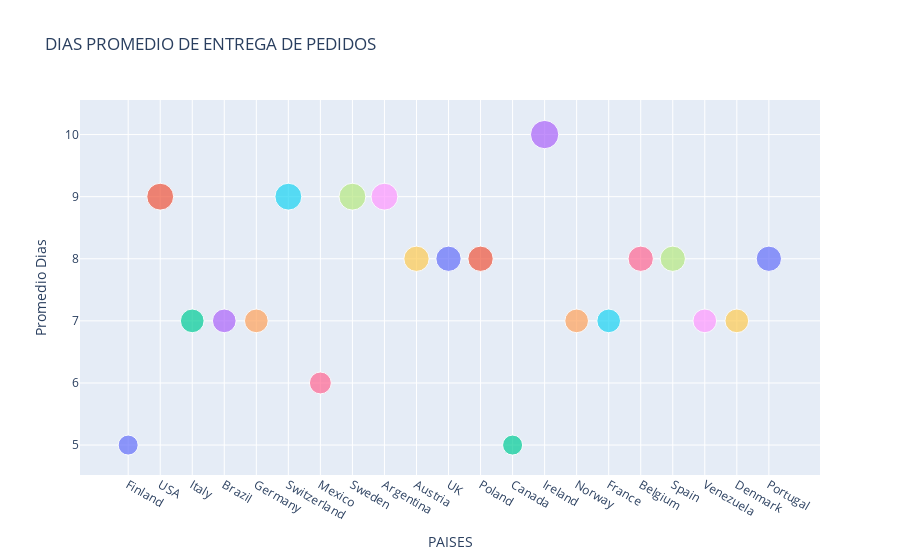

Source (notebook cell):
### Code cell
# 7: Promedio de días entre pedido y entrega por país
sql_query_siete = "SELECT * FROM v_PromedioDiasPedido"
df_siete = dataframe_query(query_sql=sql_query_siete)
# df_siete.head()

bubble_plot = px.scatter(data_frame=df_siete,x="ShipCountry",y="DiferenciaDiasEntrega",
                         color="ShipCountry",size="DiferenciaDiasEntrega",title = "DIAS PROMEDIO DE ENTREGA DE PEDIDOS")
bubble_plot.update_layout(
    showlegend = False,
    yaxis_title = "Promedio Dias",
    xaxis_title = "PAISES",
    hoverlabel =dict(
        bgcolor = "green",
        font_color = "white"
    )
)
bubble_plot.show()

### Figure 1 — Plotly figure (JSON) as saved in the notebook; plotly's stock layout.template omitted (floating-point values rounded to 4 significant figures)
{"data": [{"hovertemplate": "ShipCountry=%{x}<br>DiferenciaDiasEntrega=%{marker.size}<extra></extra>", "legendgroup": "Finland", "marker": {"color": "#636efa", "size": [5], "sizemode": "area", "sizeref": 0.025, "symbol": "circle"}, "mode": "markers", "name": "Finland", "orientation": "v", "showlegend": true, "type": "scatter", "x": ["Finland"], "xaxis": "x", "y": [5], "yaxis": "y"}, {"hovertemplate": "ShipCountry=%{x}<br>DiferenciaDiasEntrega=%{marker.size}<extra></extra>", "legendgroup": "USA", "marker": {"color": "#EF553B", "size": [9], "sizemode": "area", "sizeref": 0.025, "symbol": "circle"}, "mode": "markers", "name": "USA", "orientation": "v", "showlegend": true, "type": "scatter", "x": ["USA"], "xaxis": "x", "y": [9], "yaxis": "y"}, {"hovertemplate": "ShipCountry=%{x}<br>DiferenciaDiasEntrega=%{marker.size}<extra></extra>", "legendgroup": "Italy", "marker": {"color": "#00cc96", "size": [7], "sizemode": "area", "sizeref": 0.025, "symbol": "circle"}, "mode": "markers", "name": "Italy", "orientation": "v", "showlegend": true, "type": "scatter", "x": ["Italy"], "xaxis": "x", "y": [7], "yaxis": "y"}, {"hovertemplate": "ShipCountry=%{x}<br>DiferenciaDiasEntrega=%{marker.size}<extra></extra>", "legendgroup": "Brazil", "marker": {"color": "#ab63fa", "size": [7], "sizemode": "area", "sizeref": 0.025, "symbol": "circle"}, "mode": "markers", "name": "Brazil", "orientation": "v", "showlegend": true, "type": "scatter", "x": ["Brazil"], "xaxis": "x", "y": [7], "yaxis": "y"}, {"hovertemplate": "ShipCountry=%{x}<br>DiferenciaDiasEntrega=%{marker.size}<extra></extra>", "legendgroup": "Germany", "marker": {"color": "#FFA15A", "size": [7], "sizemode": "area", "sizeref": 0.025, "symbol": "circle"}, "mode": "markers", "name": "Germany", "orientation": "v", "showlegend": true, "type": "scatter", "x": ["Germany"], "xaxis": "x", "y": [7], "yaxis": "y"}, {"hovertemplate": "ShipCountry=%{x}<br>DiferenciaDiasEntrega=%{marker.size}<extra></extra>", "legendgroup": "Switzerland", "marker": {"color": "#19d3f3", "size": [9], "sizemode": "area", "sizeref": 0.025, "symbol": "circle"}, "mode": "markers", "name": "Switzerland", "orientation": "v", "showlegend": true, "type": "scatter", "x": ["Switzerland"], "xaxis": "x", "y": [9], "yaxis": "y"}, {"hovertemplate": "ShipCountry=%{x}<br>DiferenciaDiasEntrega=%{marker.size}<extra></extra>", "legendgroup": "Mexico", "marker": {"color": "#FF6692", "size": [6], "sizemode": "area", "sizeref": 0.025, "symbol": "circle"}, "mode": "markers", "name": "Mexico", "orientation": "v", "showlegend": true, "type": "scatter", "x": ["Mexico"], "xaxis": "x", "y": [6], "yaxis": "y"}, {"hovertemplate": "ShipCountry=%{x}<br>DiferenciaDiasEntrega=%{marker.size}<extra></extra>", "legendgroup": "Sweden", "marker": {"color": "#B6E880", "size": [9], "sizemode": "area", "sizeref": 0.025, "symbol": "circle"}, "mode": "markers", "name": "Sweden", "orientation": "v", "showlegend": true, "type": "scatter", "x": ["Sweden"], "xaxis": "x", "y": [9], "yaxis": "y"}, {"hovertemplate": "ShipCountry=%{x}<br>DiferenciaDiasEntrega=%{marker.size}<extra></extra>", "legendgroup": "Argentina", "marker": {"color": "#FF97FF", "size": [9], "sizemode": "area", "sizeref": 0.025, "symbol": "circle"}, "mode": "markers", "name": "Argentina", "orientation": "v", "showlegend": true, "type": "scatter", "x": ["Argentina"], "xaxis": "x", "y": [9], "yaxis": "y"}, {"hovertemplate": "ShipCountry=%{x}<br>DiferenciaDiasEntrega=%{marker.size}<extra></extra>", "legendgroup": "Austria", "marker": {"color": "#FECB52", "size": [8], "sizemode": "area", "sizeref": 0.025, "symbol": "circle"}, "mode": "markers", "name": "Austria", "orientation": "v", "showlegend": true, "type": "scatter", "x": ["Austria"], "xaxis": "x", "y": [8], "yaxis": "y"}, {"hovertemplate": "ShipCountry=%{x}<br>DiferenciaDiasEntrega=%{marker.size}<extra></extra>", "legendgroup": "UK", "marker": {"color": "#636efa", "size": [8], "sizemode": "area", "sizeref": 0.025, "symbol": "circle"}, "mode": "markers", "name": "UK", "orientation": "v", "showlegend": true, "type": "scatter", "x": ["UK"], "xaxis": "x", "y": [8], "yaxis": "y"}, {"hovertemplate": "ShipCountry=%{x}<br>DiferenciaDiasEntrega=%{marker.size}<extra></extra>", "legendgroup": "Poland", "marker": {"color": "#EF553B", "size": [8], "sizemode": "area", "sizeref": 0.025, "symbol": "circle"}, "mode": "markers", "name": "Poland", "orientation": "v", "showlegend": true, "type": "scatter", "x": ["Poland"], "xaxis": "x", "y": [8], "yaxis": "y"}, {"hovertemplate": "ShipCountry=%{x}<br>DiferenciaDiasEntrega=%{marker.size}<extra></extra>", "legendgroup": "Canada", "marker": {"color": "#00cc96", "size": [5], "sizemode": "area", "sizeref": 0.025, "symbol": "circle"}, "mode": "markers", "name": "Canada", "orientation": "v", "showlegend": true, "type": "scatter", "x": ["Canada"], "xaxis": "x", "y": [5], "yaxis": "y"}, {"hovertemplate": "ShipCountry=%{x}<br>DiferenciaDiasEntrega=%{marker.size}<extra></extra>", "legendgroup": "Ireland", "marker": {"color": "#ab63fa", "size": [10], "sizemode": "area", "sizeref": 0.025, "symbol": "circle"}, "mode": "markers", "name": "Ireland", "orientation": "v", "showlegend": true, "type": "scatter", "x": ["Ireland"], "xaxis": "x", "y": [10], "yaxis": "y"}, {"hovertemplate": "ShipCountry=%{x}<br>DiferenciaDiasEntrega=%{marker.size}<extra></extra>", "legendgroup": "Norway", "marker": {"color": "#FFA15A", "size": [7], "sizemode": "area", "sizeref": 0.025, "symbol": "circle"}, "mode": "markers", "name": "Norway", "orientation": "v", "showlegend": true, "type": "scatter", "x": ["Norway"], "xaxis": "x", "y": [7], "yaxis": "y"}, {"hovertemplate": "ShipCountry=%{x}<br>DiferenciaDiasEntrega=%{marker.size}<extra></extra>", "legendgroup": "France", "marker": {"color": "#19d3f3", "size": [7], "sizemode": "area", "sizeref": 0.025, "symbol": "circle"}, "mode": "markers", "name": "France", "orientation": "v", "showlegend": true, "type": "scatter", "x": ["France"], "xaxis": "x", "y": [7], "yaxis": "y"}, {"hovertemplate": "ShipCountry=%{x}<br>DiferenciaDiasEntrega=%{marker.size}<extra></extra>", "legendgroup": "Belgium", "marker": {"color": "#FF6692", "size": [8], "sizemode": "area", "sizeref": 0.025, "symbol": "circle"}, "mode": "markers", "name": "Belgium", "orientation": "v", "showlegend": true, "type": "scatter", "x": ["Belgium"], "xaxis": "x", "y": [8], "yaxis": "y"}, {"hovertemplate": "ShipCountry=%{x}<br>DiferenciaDiasEntrega=%{marker.size}<extra></extra>", "legendgroup": "Spain", "marker": {"color": "#B6E880", "size": [8], "sizemode": "area", "sizeref": 0.025, "symbol": "circle"}, "mode": "markers", "name": "Spain", "orientation": "v", "showlegend": true, "type": "scatter", "x": ["Spain"], "xaxis": "x", "y": [8], "yaxis": "y"}, {"hovertemplate": "ShipCountry=%{x}<br>DiferenciaDiasEntrega=%{marker.size}<extra></extra>", "legendgroup": "Venezuela", "marker": {"color": "#FF97FF", "size": [7], "sizemode": "area", "sizeref": 0.025, "symbol": "circle"}, "mode": "markers", "name": "Venezuela", "orientation": "v", "showlegend": true, "type": "scatter", "x": ["Venezuela"], "xaxis": "x", "y": [7], "yaxis": "y"}, {"hovertemplate": "ShipCountry=%{x}<br>DiferenciaDiasEntrega=%{marker.size}<extra></extra>", "legendgroup": "Denmark", "marker": {"color": "#FECB52", "size": [7], "sizemode": "area", "sizeref": 0.025, "symbol": "circle"}, "mode": "markers", "name": "Denmark", "orientation": "v", "showlegend": true, "type": "scatter", "x": ["Denmark"], "xaxis": "x", "y": [7], "yaxis": "y"}, {"hovertemplate": "ShipCountry=%{x}<br>DiferenciaDiasEntrega=%{marker.size}<extra></extra>", "legendgroup": "Portugal", "marker": {"color": "#636efa", "size": [8], "sizemode": "area", "sizeref": 0.025, "symbol": "circle"}, "mode": "markers", "name": "Portugal", "orientation": "v", "showlegend": true, "type": "scatter", "x": ["Portugal"], "xaxis": "x", "y": [8], "yaxis": "y"}], "layout": {"hoverlabel": {"bgcolor": "green", "font": {"color": "white"}}, "legend": {"itemsizing": "constant", "title": {"text": "ShipCountry"}, "tracegroupgap": 0}, "showlegend": false, "title": {"text": "DIAS PROMEDIO DE ENTREGA DE PEDIDOS"}, "xaxis": {"anchor": "y", "categoryarray": ["Finland", "USA", "Italy", "Brazil", "Germany", "Switzerland", "Mexico", "Sweden", "Argentina", "Austria", "UK", "Poland", "Canada", "Ireland", "Norway", "France", "Belgium", "Spain", "Venezuela", "Denmark", "Portugal"], "categoryorder": "array", "domain": [0, 1], "title": {"text": "PAISES"}}, "yaxis": {"anchor": "x", "domain": [0, 1], "title": {"text": "Promedio Dias"}}}}
